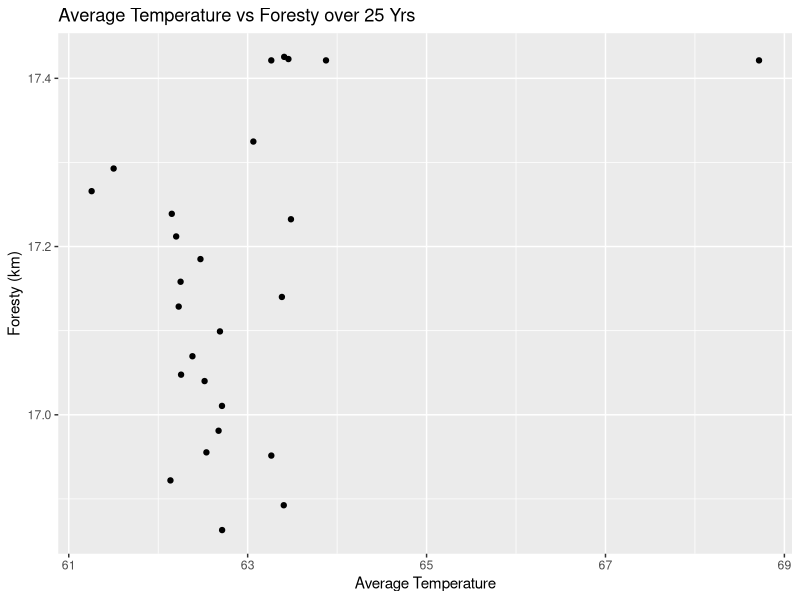
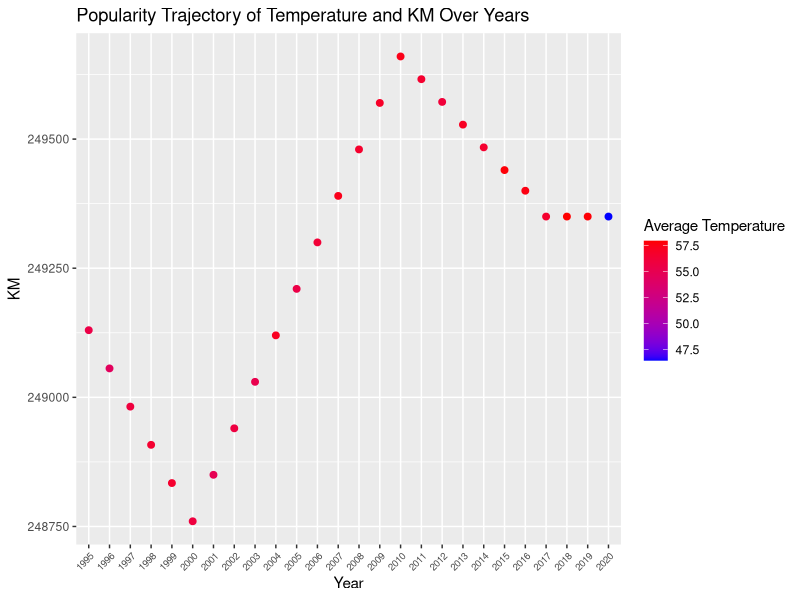
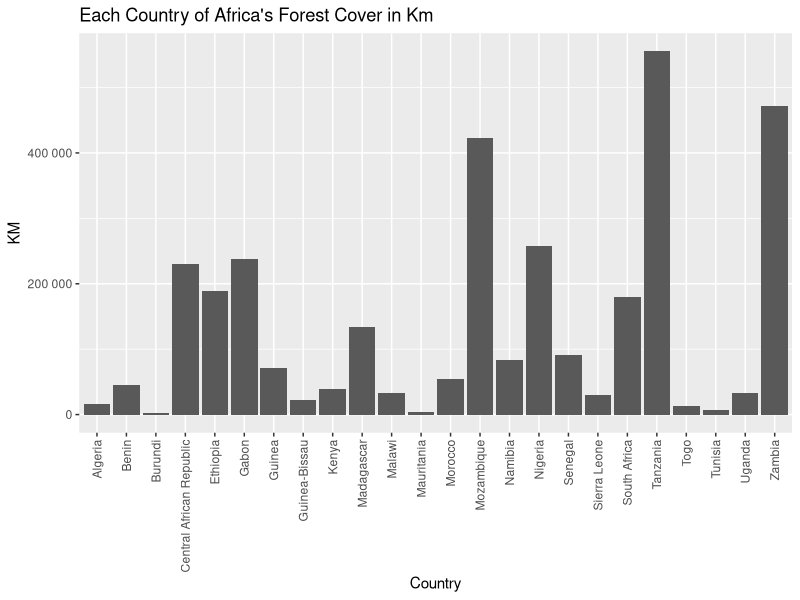
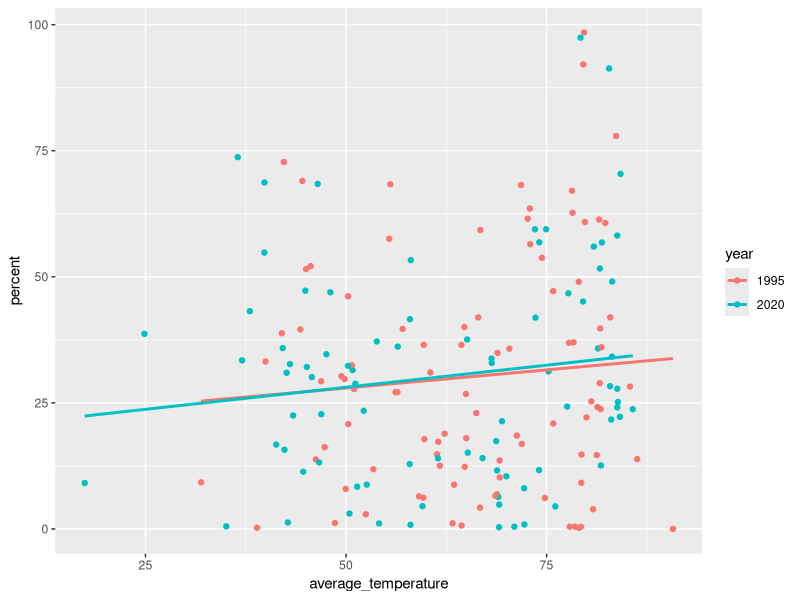
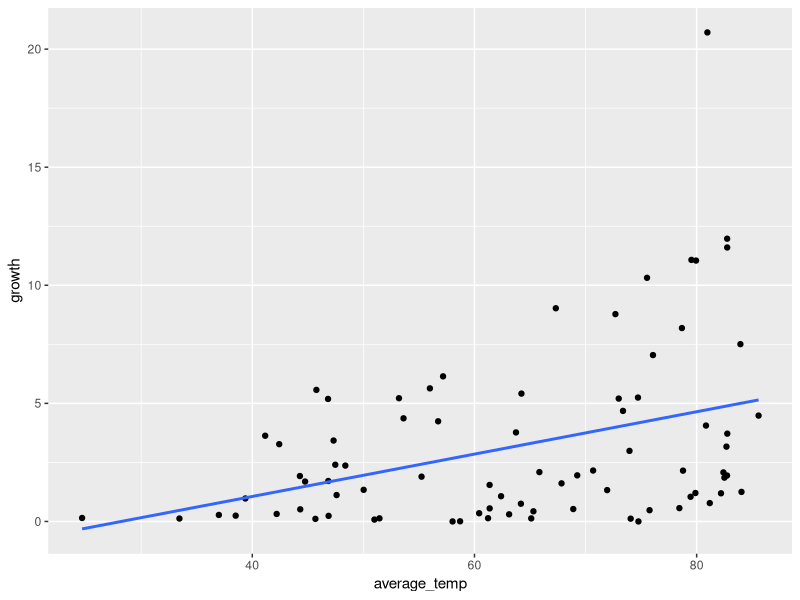
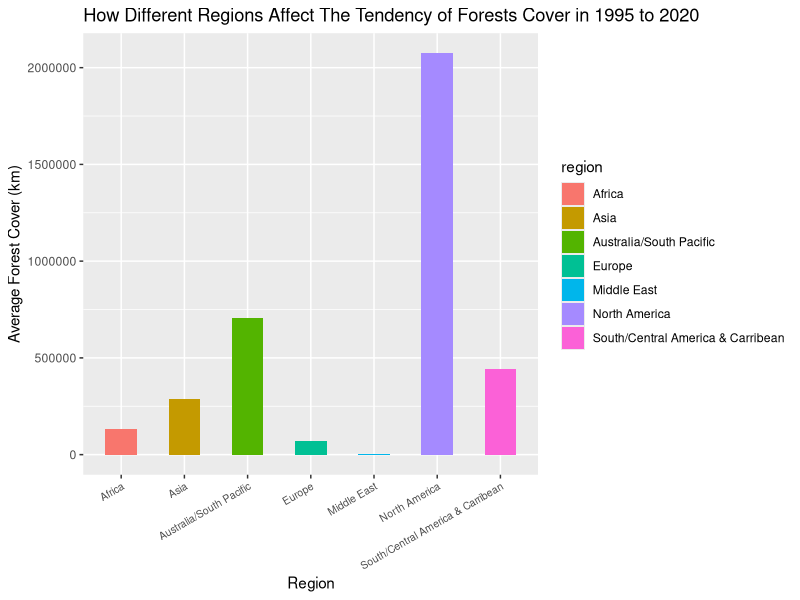
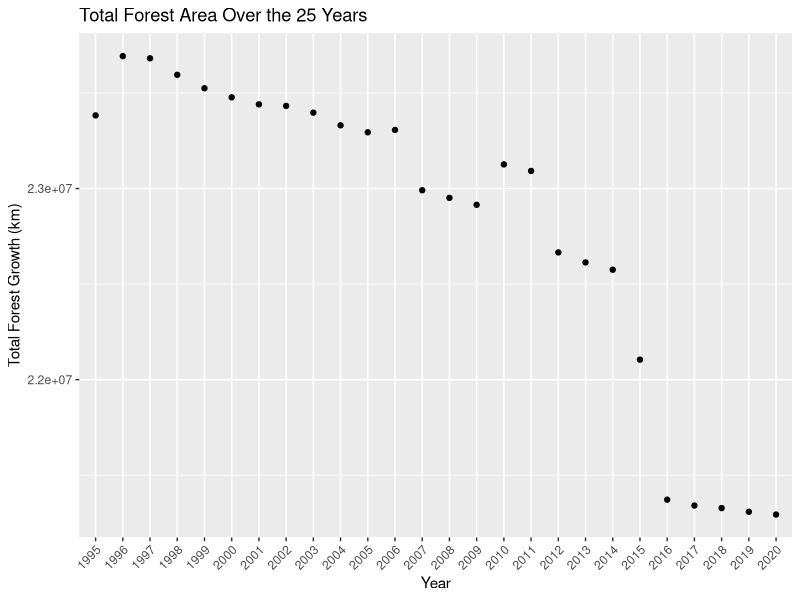

These figures' R source, in order:
## ---- chunk 1
library(readr)
library(dplyr)
library(tidyverse)
library(stringr)
library(ggplot2)
## ---- chunk 2
forest_km <- read_delim("forest_area_km.csv")
forest_percent <- read_delim("forest_area_percent.csv")
global_temp <- read_delim("Global_Temperatures.csv")
## ---- chunk 3
head(forest_km,5) 
head(forest_percent,5) 
head(global_temp,5)
## ---- chunk 4
forest_km <- forest_km %>%
  rename(country = `Country Name`)
  head(forest_km, 5)
## ---- chunk 5
forest_percent <- forest_percent %>%
  rename(country = `Country Name`)
  head(forest_km, 5)
## ---- chunk 6
global_temp <- global_temp %>%
  mutate(year = as.character(year))
## ---- chunk 7
countryList <- c('country', 'Country Code')

longForestKM <- forest_km %>%
   pivot_longer(!countryList, names_to = "year", values_to = "km")
longForestKM

## ---- chunk 8

longForestPercent <- forest_percent %>%
   pivot_longer(!countryList, names_to = "year", values_to = "percent")
longForestPercent
## ---- chunk 9
forest_km_percent <- left_join(longForestKM, longForestPercent)
forest_km_percent
## ---- chunk 10
final_set2 <- inner_join(global_temp, forest_km_percent)
final_set2
## ---- chunk 11
final_set2 %>%
  filter(country == "Australia") %>%
ggplot(aes(x = average_temperature , y = percent)) +
  geom_point() +
  labs(title = "Average Temperature vs Foresty over 25 Yrs",
       x = "Average Temperature",
       y = "Foresty (km)")
## ---- chunk 12
final_set2 %>%
  filter(country == "Japan") %>%
  ggplot(aes(x = year, y = km, color = average_temperature)) +
  geom_point(size = 2) +
  scale_color_gradient(low = "blue", high = "red") +
  labs(x = "Year", y = "KM", color = "Average Temperature", 
       title = "Popularity Trajectory of Temperature and KM Over Years") +
theme(axis.text.x = element_text(angle = 45, size = 7, hjust = 1))
## ---- chunk 13
library(scales)

final_set2 %>%
  filter(region == "Africa", year == "1995") %>%
  ggplot() +
  geom_bar(mapping = aes(x = country, y = km), stat = "identity") +
  theme(axis.text.x = element_text(angle = 90, vjust = 0.5, hjust=1)) +
  scale_y_continuous(labels = label_number()) +
  labs(x = "Country", y = "KM",
       title = "Each Country of Africa's Forest Cover in Km")

## ---- chunk 14
final_set2 %>% filter(year==2020 | year==1995) %>% group_by(year) %>% ggplot(aes(x=average_temperature, y=percent, col=year)) + geom_point() + geom_smooth(method=lm, se=FALSE)
## ---- chunk 15
final_set2 %>% filter(year==2020 | year==1995) %>% group_by(year) %>% filter(rank(-percent)==1) %>% summarize(country, average_temperature, percent)
## ---- chunk 16
final_set2 %>% group_by(temperature_range = factor(round(average_temperature/10)*10)) %>% reframe(average_percent = mean(percent, na.rm=TRUE)) %>% arrange(rank(-average_percent))
## ---- chunk 17
final_set2 %>% filter(year==1995 | year==2020) %>% group_by(country) %>% reframe(average_temp = mean(average_temperature), growth = abs(diff(percent))) %>% ggplot(aes(x=average_temp, y=growth)) + geom_point() + geom_smooth(method=lm, se=FALSE)
## ---- chunk 18
final_set2 %>% filter(year==1995 | year==2020) %>% group_by(country) %>% reframe(average_temp = mean(average_temperature), growth = abs(diff(percent))) %>% filter(rank(-growth)==1) %>% summarize(country, average_temp, growth)
## ---- chunk 19
final_set2 %>% filter(year==1995 | year==2020) %>% group_by(country) %>% reframe(average_temp = mean(average_temperature), growth = abs(diff(percent))) %>% ungroup() %>% group_by(temperature_range = factor(round(average_temp/10)*10)) %>% reframe(average_growth = mean(growth, na.rm=TRUE)) %>% arrange(rank(-average_growth))
## ---- chunk 20
final_set2 %>% 
  select(region, year, km) %>% 
  group_by(region) %>% 
  summarize(mean_km = mean(km, na.rm = TRUE)) %>% 
  ggplot(aes(region, mean_km, fill = region)) +
  labs(x = "Region", y = "Average Forest Cover (km)",
       title = "How Different Regions Affect The Tendency of Forests Cover in 1995 to 2020") +
  geom_col(width = 0.5) +
  theme(axis.text.x = element_text(angle = 30, size = 7.5, hjust = 1))
## ---- chunk 21
forest_growth <- final_set2 %>%
  group_by(year) %>%
  summarize(total_forestgrowth = sum(km, na.rm = TRUE))
print(forest_growth)


ggplot(forest_growth, aes(x = year, y = total_forestgrowth)) +
  geom_point() +
  geom_smooth(method = "lm", se = FALSE, col = "black") +
  labs(title = "Total Forest Area Over the 25 Years", x = "Year", y = "Total Forest Growth (km)") +
  theme(axis.text.x = element_text(angle = 45, hjust = 1))
